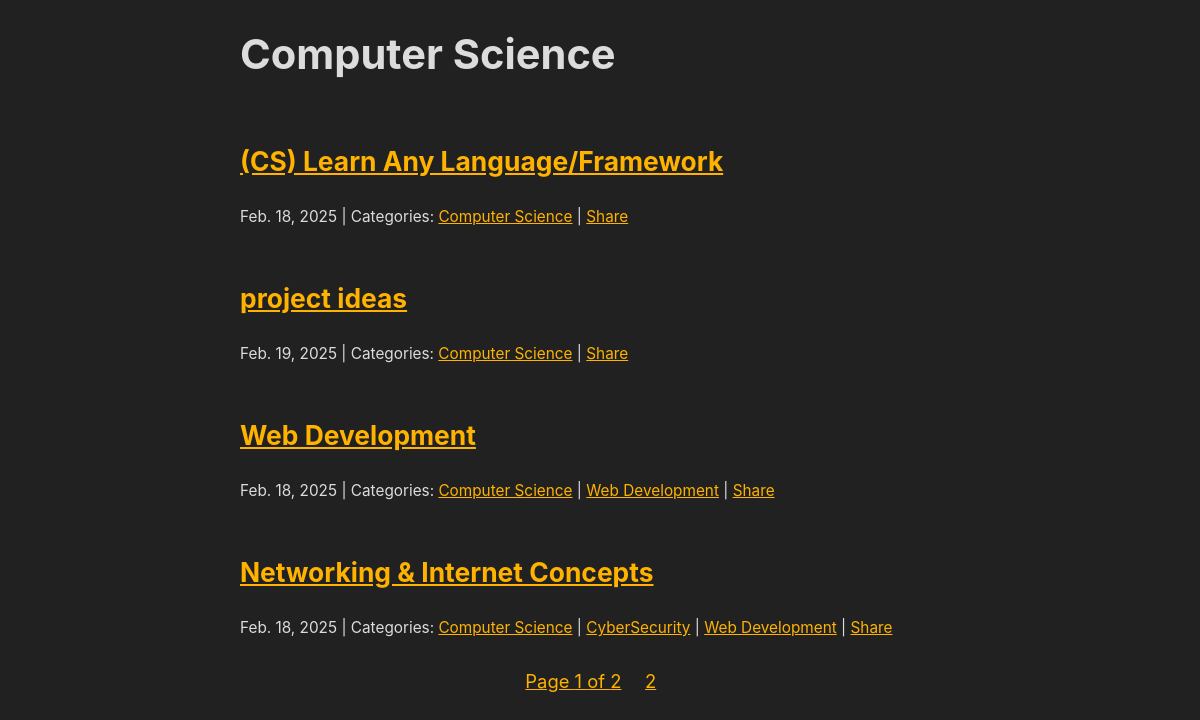
Page /category/Computer Science/ (signed in) on the committed database.
### core/models.py (models this page shows, shortened)
class Category(models.Model):
    name = models.CharField(max_length=255, unique=True)
    class Meta:
        verbose_name_plural = 'Categories'

class BlogPost(models.Model):
    title = models.CharField(max_length=255)
    body = tinymce_models.HTMLField()
    created_on = models.DateTimeField(auto_now_add=True)
    last_modified = models.DateTimeField(auto_now=True)
    categories = models.ManyToManyField("Category", related_name="blogposts", default=None)
    share_token = models.UUIDField(default=uuid.uuid4, editable=False, unique=True)
    password_protect = models.BooleanField(default=False, choices=choices, blank=True, null=True)
    require_table_of_contents = models.BooleanField(default=False, choices=choices, blank=True, null=True)
    slug = models.SlugField(blank=True, null=True, max_length=255)
    history = HistoricalRecords()
    class Meta:
        ordering = ['-last_modified']
    def get_share_url(self):
        return reverse('share', kwargs={'uuid': self.share_token})

### core/views.py (the view)
# urls.py: path("category/<str:category>/", views.viewBlogByCategory, name="viewBlogByCategory"),
def viewBlogByCategory(request, category):
    pageNo = request.GET.get('n')
    posts = BlogPostService.getPostsByCategory(request.user, category, pageNo)
    context = {
        "category": category,
        "posts": posts,
    }
    return render(request, 'core/category.html', context)

### core/views.py (called while the page is built)
    @staticmethod
    def getPostsByCategory(user: User, category: Category, pageNo) -> list:
        if user.is_superuser:
            posts = BlogPost.objects.filter(Q(categories__name__icontains=category))
        else:
            posts = BlogPost.objects.filter(Q(categories__name__icontains=category) & Q(password_protect=False))
        paginatorInstance = Paginator(posts, 4)
        try:
            postsPage = paginatorInstance.get_page(pageNo)
        except PageNotAnInteger:
            postsPage = paginatorInstance.get_page(1)
        except EmptyPage:
            postsPage = paginatorInstance.get_page(paginatorInstance.num_pages)
            postsPage.adjusted_elided_pages = paginatorInstance.get_elided_page_range(pageNo)
        return postsPage

### core/templates/core/category.html
{% extends 'core/index.html' %}
{% block page_title %}
    <h2>{{ category }}</h2>
{% endblock page_title %}

### core/templates/core/index.html (shortened to what this page needs)
{% load static %}
<!DOCTYPE html>
<html lang="en">
    <head>
        <link rel="stylesheet" href="{% static 'simple.css' %}">
    </head>
    <body>
        {% block page_title %}{% endblock %}
        <main>
        {% block post_list %}
            {% block posts %}
                {% for post in posts.object_list %}
                    <div class="post">
                        <h3><a href="{% url 'viewBlog' post.slug %}">{{ post.title }}</a></h3>
                            <small>
                                {{ post.created_on.date }} |
                                {% if post.categories.all %}
                                    Categories:
                                    {% for category in post.categories.all %}
                                        <a href="{% url 'viewBlogByCategory' category.name %}"> {{ category.name }}</a> |
                                    {% endfor %}
                                {% endif %}
                                <a href="{{ post.get_share_url }}">Share</a>
                            </small>
                    </div></br>
                {% endfor %}
            {% endblock posts %}
            <center>
                <div class="pagination">
                    {% for i in posts.paginator.page_range %}
                        {% if i == posts.number %}
                            <span><a href="?n={{posts.number}}" id="page_no">Page {{ posts.number }} of {{ posts.paginator.num_pages }}</a></span>&emsp;
                        {% else %}
                            <span><a href="?n={{i}}" id="page_no">{{i}}</a></span>&emsp;
                        {% endif %}
                    {% endfor %}
                </div>
            </center>
        {% endblock post_list %}
        </main>
    </body>
</html>

### core/static/simple.css (style rules this page uses)
:root { --sans-font: -apple-system, BlinkMacSystemFont, "Avenir Next", Avenir, "Nimbus Sans L", Roboto, "Noto Sans", "Segoe UI", Arial, Helvetica, "Helvetica Neue", sans-serif; --mono-font: Consolas, Menlo, Monaco, "Andale Mono", "Ubuntu Mono", monospace; --standard-border-radius: 5px; color-scheme: dark; --bg: #212121; --accent-bg: #2b2b2b; --text: #dcdcdc; --text-light: #ababab; --accent: #ffb300; --accent-hover: #ffe099; --accent-text: var(--bg); --code: #f06292; --preformatted: #ccc; --disabled: #111; --border: #898ea4; }
*, *::before, *::after { box-sizing: border-box; }
html { font-family: var(--sans-font); scroll-behavior: smooth; }
body { color: var(--text); background-color: var(--bg); font-size: 1.15rem; line-height: 1.5; display: grid; grid-template-columns: 1fr min(45rem, 90%) 1fr; margin: 0; }
body > * { grid-column: 2; }
main { padding-top: 0.5rem; }
h2 { font-size: 2.6rem; margin-top: 2rem; }
h3 { font-size: 1.65rem; }
p, h1, h2, h3, h4, h5, h6 { overflow-wrap: break-word; }
h1, h2, h3 { line-height: 1.1; }
a, a:visited { color: var(--accent); }

### core/templates/core/index.html (style rules this page uses)
.pagination { display: inline-block; }
a#page_no { tab-size: 4; }

### rows in the picture
Category: name "Computer Science"
BlogPost: title "(CS) Learn Any Language/Framework", created_on "Feb. 18, 2025"
BlogPost: title "project ideas", created_on "Feb. 19, 2025"
BlogPost: title "Web Development", created_on "Feb. 18, 2025"
Category: name "Web Development"
BlogPost: title "Networking & Internet Concepts", created_on "Feb. 18, 2025"
Category: name "CyberSecurity"

### other values in the picture
{{ posts.number }} "1"
{{ posts.paginator.num_pages }} "2"
{{ i }} "2"
